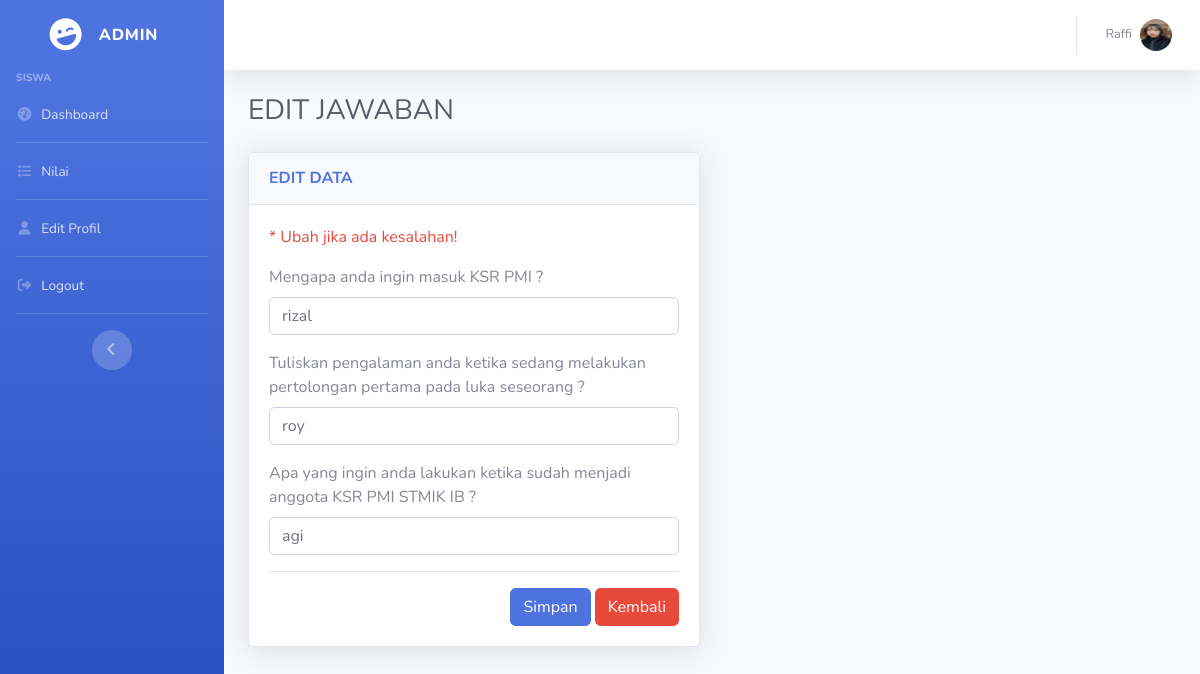
/siswa/nilai.php (signed in), run on the app's committed database.
### tables this page shows
CREATE TABLE `pendaftar` (
  `id` int(11) NOT NULL,
  `nama` varchar(100) DEFAULT NULL,
  `tmpt_lahir` varchar(100) DEFAULT NULL,
  `tgl_lahir` date DEFAULT NULL,
  `jenis_kelamin` enum('L','P') DEFAULT NULL,
  `agama` varchar(45) DEFAULT NULL,
  `alamat` text DEFAULT NULL,
  `email` varchar(100) DEFAULT NULL,
  `telepon` varchar(45) DEFAULT NULL,
  `foto` varchar(100) NOT NULL,
  `users_id` int(11) DEFAULT NULL,
  `nrp` varchar(25) NOT NULL
);

CREATE TABLE `nilai` (
  `id` int(11) NOT NULL,
  `Pertanyaan_1` varchar(50) DEFAULT NULL,
  `Pertanyaan_2` varchar(50) DEFAULT NULL,
  `Pertanyaan_3` varchar(50) NOT NULL,
  `status` int(1) NOT NULL,
  `pendaftar_id` int(11) DEFAULT NULL
);

### siswa/nilai_control.php (called while the page is built, shortened)
<?php
$id_user = $_SESSION['id_users'];
$sql_pendaftar = "SELECT * FROM pendaftar where users_id = '$id_user'";
$result_pendaftar = mysqli_query($koneksi, $sql_pendaftar);
if(mysqli_num_rows($result_pendaftar)){
    $data_pendaftar = mysqli_fetch_array($result_pendaftar);
    $id_pendaftar = $data_pendaftar['id'];
    $sql_nilai = "SELECT * FROM nilai where pendaftar_id = '$id_pendaftar'";
    $result_nilai = mysqli_query($koneksi, $sql_nilai);
    if(mysqli_num_rows($result_nilai)) {
        $data_nilai = mysqli_fetch_array($result_nilai);
    } else  {
    }
}
?>

### config/auto_load.php (called while the page is built, shortened)
<?php
$base_url = "http://localhost/pendaftaran";
?>

### siswa/nilai.php (the view, shortened to what this page needs)
<?php include('../config/auto_load.php'); ?>
<?php include('nilai_control.php'); ?>
<?php include('../template/header.php'); ?>
<div class="container-fluid">
  <h1 class="h3 mb-4 text-gray-800">EDIT JAWABAN</h1>
  <div class="row">
  <div class="col-md-6">
      <div class="card shadow mb-4">
        <div class="card-header py-3">
          <h6 class="m-0 font-weight-bold text-primary">EDIT DATA</h6>
        </div>
        <div class="card-body">
            <p class="text-danger">* Ubah jika ada kesalahan!</p>
            <form class="user" method="POST" action="<?= $base_url ?>/siswa/nilai.php">
                <div class="form-group">
                    <label for="un">Mengapa anda ingin masuk KSR PMI ?</label>
                    <input type="text" class="form-control" id="Pertanyaan_1" placeholder="Ubah Jawaban" name="un" value="<?php if(isset($data_nilai['Pertanyaan_1'])) { echo $data_nilai['Pertanyaan_1']; } ?>">
                </div>
                <div class="form-group">
                    <label for="us">Tuliskan pengalaman anda ketika sedang melakukan pertolongan pertama pada luka seseorang ?</label>
                    <input type="text" class="form-control" id="Pertanyaan_2" placeholder="Ubah Jawaban" name="us" value="<?php if(isset($data_nilai['Pertanyaan_2'])) { echo $data_nilai['Pertanyaan_2']; } ?>">
                </div>
                <div class="form-group">
                    <label for="uts_1">Apa yang ingin anda lakukan ketika sudah menjadi anggota KSR PMI STMIK IB ?</label>
                    <input type="text" class="form-control" id="Pertanyaan_3" placeholder="Ubah Jawaban" name="uts_1" value="<?php if(isset($data_nilai['Pertanyaan_3'])) { echo $data_nilai['Pertanyaan_3']; } ?>">
                </div>
                <hr>
                <div class="text-right">
                    <button type="submit" name="btn_simpan" value="simpan_nilai" class="btn btn-primary">Simpan</button>
                    <a href="dashboard.php" class="btn btn-danger">Kembali</a>
                </div>
            </form>
        </div>
      </div>
    </div>
  </div>
</div>

### template/header.php (shortened to what this page needs)
<!DOCTYPE html>
<html lang="en">
<head>
  <link href="../assets/vendor/fontawesome-free/css/all.min.css" rel="stylesheet" type="text/css">
  <link href="../assets/css/sb-admin-2.min.css" rel="stylesheet">
  <link href="../assets/vendor/datepicker/css/bootstrap-datepicker.css" rel="stylesheet">
</head>
<body id="page-top">
  <div id="wrapper">
    <ul class="navbar-nav bg-gradient-primary sidebar sidebar-dark accordion" id="accordionSidebar">
      <a class="sidebar-brand d-flex align-items-center justify-content-center" href="assets/img/swd.png">
        <div class="sidebar-brand-icon rotate-n-15">
          <i class="fas fa-laugh-wink"></i>
        </div>
        <div class="sidebar-brand-text mx-3">ADMIN</div>
      </a>
      <div class="sidebar-heading">
        <?= $_SESSION['level'] ?>
      </div>
      <?php if($_SESSION['level'] == 'siswa') { ?>
          <li class="nav-item">
            <a class="nav-link" href="dashboard.php">
              <i class="fas fa-fw fa-tachometer-alt"></i>
              <span>Dashboard</span></a>
          </li>
          <hr class="sidebar-divider my-0">
          <li class="nav-item">
            <a class="nav-link" href="nilai.php">
              <i class="fas fa-fw fa-list"></i>
              <span>Nilai</span></a>
          </li>
          <hr class="sidebar-divider my-0">
          <li class="nav-item">
            <a class="nav-link" href="editprofil.php">
              <i class="fas fa-fw fa-user"></i>
              <span>Edit Profil</span></a>
          </li>
      <?php } ?>
      <hr class="sidebar-divider my-0">
      <li class="nav-item">
        <a class="nav-link" href="../logout_control.php" data-toggle="modal" data-target="#logoutModal">
          <i class="fas fa-fw fa-sign-out-alt"></i>
          <span>Logout</span></a>
      </li>
      <hr class="sidebar-divider d-none d-md-block">
      <div class="text-center d-none d-md-inline">
        <button class="rounded-circle border-0" id="sidebarToggle"></button>
      </div>
    </ul>
    <div id="content-wrapper" class="d-flex flex-column">
      <div id="content">
        <nav class="navbar navbar-expand navbar-light bg-white topbar mb-4 static-top shadow">
          <ul class="navbar-nav ml-auto">
            <li class="nav-item dropdown no-arrow">
              <a class="nav-link dropdown-toggle" href="#" id="userDropdown" role="button" data-toggle="dropdown" aria-haspopup="true" aria-expanded="false">
                <span class="mr-2 d-none d-lg-inline text-gray-600 small"><?= $_SESSION['nama']; ?></span>
                <?php
                if(isset($data_pendaftar['foto']) && $data_pendaftar['foto'] != '') {
                    $foto = '../uploads/' . $data_pendaftar['foto'];
                } else {
                    $foto = '../assets/img/avatar.jpg';
                }
                ?>
                <img class="img-profile rounded-circle" src="<?= $foto ?>">
              </a>
            </li>
          </ul>
        </nav>

### data on the page
pendaftar: foto (picture)
nilai: un "rizal", us "roy", uts_1 "agi"

### other printed values
$_SESSION['level'] "SISWA"
$_SESSION['nama'] "Raffi"
